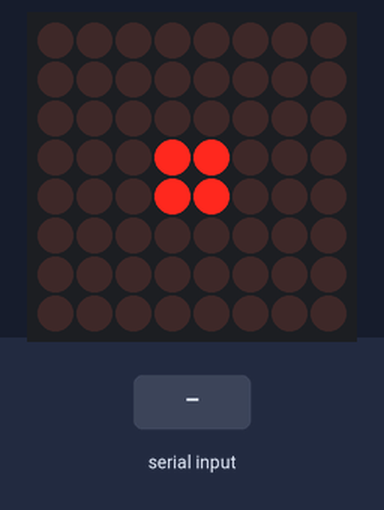
Bench run of a sketch on a simulated Arduino Uno, built with avr-gcc and run on an emulated ATmega328P. Parts: 8×8 LED matrix. Wiring (inferred from the names in the program): MAX7219 LED driver (orientation assumed): data pin 5; clock pin 7; CS pin 6. Inputs (shaded band) come from the test bench.

Above: at 2.7 s.
2.8 s: "GO\n" received over Serial
At 2.85 s:
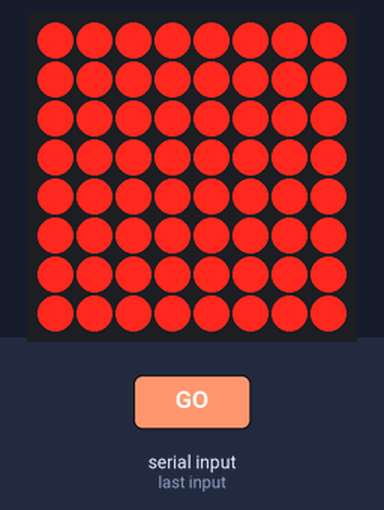
4.6 s: "STBY\n" received over Serial
At 5.8 s:
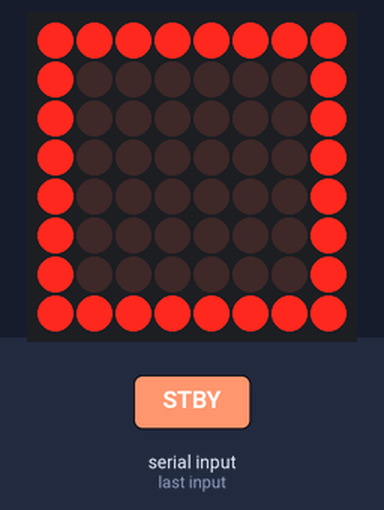
6.1 s: "READY-OFF\n" received over Serial
At 7.2 s:
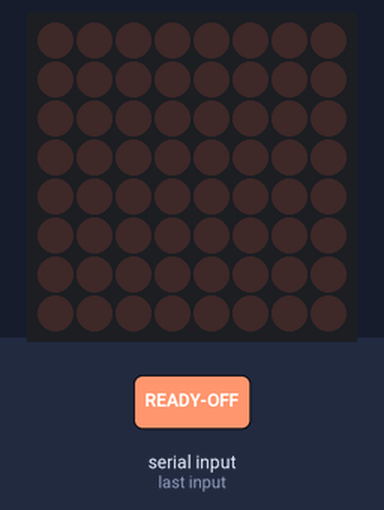
7.6 s: "CANCEL\n" received over Serial
At 8.2 s:
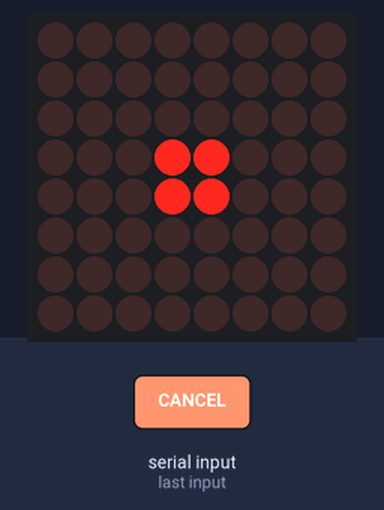
Timing chart, 0 to 10.1 s (numbered marks = the images above; inputs shaded):
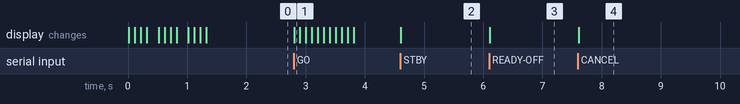

The sketch:

qDisplay.ino
```cpp
/*
 * Cue Lamp, 8x8 LED Dot Matrix MAX7219
 */

#define DP_CS   6
#define DP_CLK  7
#define DP_DATA 5

const int goBlink = 100;
const int aliveMax = 50;

String serialBuff = "";

void setup() {
  pinMode(DP_CS, OUTPUT);
  pinMode(DP_CLK, OUTPUT);
  pinMode(DP_DATA, OUTPUT);
  Serial.begin(9600);
  displayInit();
}

void loop() {
  while(Serial.available() > 0) {
    char inChar = (char)Serial.read();
    if(inChar == '\n') {
      // ===========================================
      if(serialBuff == "STBY") {
        displayStby();
      } else if(serialBuff == "CANCEL") {
        displayAlive(1);
      } else if(serialBuff == "READY-ON") {
        displayAlive(1);
      } else if(serialBuff == "READY-OFF") {
        displayAlive(0);
      } else if(serialBuff == "GO") {
        displayGo();
        delay(50);
        displayAlive(1);
      }
      // ===========================================
      serialBuff = "";
    } else {
      serialBuff += inChar;
    }
  }
}

void spiWrite(int line, uint8_t data) {
  digitalWrite(DP_CS, LOW);
  shiftOut(DP_DATA, DP_CLK, MSBFIRST, line);
  shiftOut(DP_DATA, DP_CLK, MSBFIRST, data);
  digitalWrite(DP_CS, HIGH);
}

void displayInit() {
  spiWrite(0x09, 0);  // Decode Mode : Matrix
  spiWrite(0x0a, 7);  // Intensity 7
  spiWrite(0x0b, 7);  // Scan Limit 7
  spiWrite(0x0c, 1);  // Display On
  for(int i=1; i<=8; i++) spiWrite(i, 0);
  delay(10);
  displayIntoIdle();
  displayIntoIdle();
  displayIntoIdle();
}

void displayAlive(int onoff) {
    if(onoff) {
      spiWrite(1, 0x00);
      spiWrite(2, 0x00);
      spiWrite(3, 0x00);
      spiWrite(4, 0x18);
      spiWrite(5, 0x18);
      spiWrite(6, 0x00);
      spiWrite(7, 0x00);
      spiWrite(8, 0x00);
    } else if(onoff == 0) {
      for(int i=1; i<=8; i++) {
        spiWrite(i, 0x00);
      }
    }
}

void displayStby() {
  spiWrite(1, 0xff);
  spiWrite(2, 0x81);
  spiWrite(3, 0x81);
  spiWrite(4, 0x81);
  spiWrite(5, 0x81);
  spiWrite(6, 0x81);
  spiWrite(7, 0x81);
  spiWrite(8, 0xff);
}

void displayGo() {
  for(int i=1; i<=8; i++) {
    spiWrite(i, 0xff);
  }
  delay(goBlink);
  spiWrite(0x0c, 0);
  delay(goBlink);
  spiWrite(0x0c, 1);
  delay(goBlink);
  spiWrite(0x0c, 0);
  delay(goBlink);
  spiWrite(0x0c, 1);
  delay(goBlink);
  spiWrite(0x0c, 0);
  delay(goBlink);
  spiWrite(0x0c, 1);
  delay(goBlink);
  for(int i=1; i<=8; i++) {
    spiWrite(i, 0x00);
  }
  displayIntoIdle();
}

void  displayIntoIdle() {
  spiWrite(1, 0x81);
  spiWrite(4, 0);
  spiWrite(5, 0);
  spiWrite(8, 0x81);
  delay(100);
  spiWrite(1, 0);
  spiWrite(2, 0x42);
  spiWrite(7, 0x42);
  spiWrite(8, 0);
  delay(100);
  spiWrite(2, 0);
  spiWrite(3, 0x24);
  spiWrite(6, 0x24);
  spiWrite(7, 0);
  delay(100);
  spiWrite(3, 0);
  spiWrite(4, 0x18);
  spiWrite(5, 0x18);
  spiWrite(6, 0);
  delay(200);
}
```

Measured:
- after the input at 2.8 s, the display: changes at once (image 1)
- after the input at 4.6 s, the display: changes at once (image 2)
- after the input at 6.1 s, the display: changes at once (image 3)
- after the input at 7.6 s, the display: changes at once (image 4)
